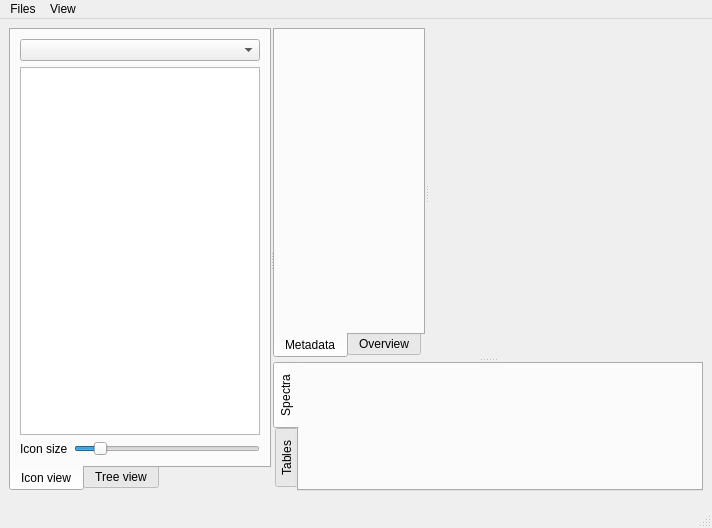
<?xml version="1.0" encoding="UTF-8"?>
<ui version="4.0">
 <class>MainWindow</class>
 <widget class="QMainWindow" name="MainWindow">
  <property name="geometry">
   <rect>
    <x>0</x>
    <y>0</y>
    <width>712</width>
    <height>528</height>
   </rect>
  </property>
  <property name="windowTitle">
   <string>MainWindow</string>
  </property>
  <widget class="QWidget" name="centralwidget">
   <layout class="QVBoxLayout" name="verticalLayout">
    <item>
     <widget class="QSplitter" name="splitter_5">
      <property name="midLineWidth">
       <number>1</number>
      </property>
      <property name="orientation">
       <enum>Qt::Horizontal</enum>
      </property>
      <property name="handleWidth">
       <number>2</number>
      </property>
      <widget class="QTabWidget" name="tabWidget">
       <property name="sizePolicy">
        <sizepolicy hsizetype="Expanding" vsizetype="Expanding">
         <horstretch>1</horstretch>
         <verstretch>0</verstretch>
        </sizepolicy>
       </property>
       <property name="tabPosition">
        <enum>QTabWidget::South</enum>
       </property>
       <property name="tabShape">
        <enum>QTabWidget::Rounded</enum>
       </property>
       <property name="currentIndex">
        <number>0</number>
       </property>
       <property name="iconSize">
        <size>
         <width>32</width>
         <height>32</height>
        </size>
       </property>
       <widget class="QWidget" name="tab_3">
        <attribute name="title">
         <string>Icon view</string>
        </attribute>
        <layout class="QGridLayout" name="gridLayout_3">
         <item row="0" column="0" colspan="2">
          <widget class="QComboBox" name="projectBox"/>
         </item>
         <item row="1" column="0" colspan="2">
          <widget class="QListView" name="sampleView">
           <property name="editTriggers">
            <set>QAbstractItemView::NoEditTriggers</set>
           </property>
           <property name="showDropIndicator" stdset="0">
            <bool>false</bool>
           </property>
           <property name="dragDropMode">
            <enum>QAbstractItemView::DragDrop</enum>
           </property>
           <property name="iconSize">
            <size>
             <width>64</width>
             <height>64</height>
            </size>
           </property>
           <property name="resizeMode">
            <enum>QListView::Adjust</enum>
           </property>
           <property name="viewMode">
            <enum>QListView::IconMode</enum>
           </property>
          </widget>
         </item>
         <item row="2" column="0">
          <widget class="QLabel" name="label">
           <property name="text">
            <string>Icon size</string>
           </property>
          </widget>
         </item>
         <item row="2" column="1">
          <widget class="QSlider" name="sampleViewSlider">
           <property name="minimum">
            <number>32</number>
           </property>
           <property name="maximum">
            <number>320</number>
           </property>
           <property name="singleStep">
            <number>32</number>
           </property>
           <property name="pageStep">
            <number>64</number>
           </property>
           <property name="value">
            <number>64</number>
           </property>
           <property name="orientation">
            <enum>Qt::Horizontal</enum>
           </property>
          </widget>
         </item>
        </layout>
       </widget>
       <widget class="QWidget" name="tab_4">
        <attribute name="title">
         <string>Tree view</string>
        </attribute>
        <layout class="QGridLayout" name="gridLayout_2">
         <item row="0" column="0" colspan="2">
          <widget class="QTreeView" name="treeSampleView"/>
         </item>
         <item row="1" column="0">
          <widget class="QLabel" name="label_2">
           <property name="text">
            <string>Icon size</string>
           </property>
          </widget>
         </item>
         <item row="1" column="1">
          <widget class="QSlider" name="treeSampleViewSlider">
           <property name="minimum">
            <number>32</number>
           </property>
           <property name="maximum">
            <number>320</number>
           </property>
           <property name="singleStep">
            <number>32</number>
           </property>
           <property name="pageStep">
            <number>64</number>
           </property>
           <property name="value">
            <number>32</number>
           </property>
           <property name="orientation">
            <enum>Qt::Horizontal</enum>
           </property>
          </widget>
         </item>
        </layout>
       </widget>
      </widget>
      <widget class="QSplitter" name="splitter_4">
       <property name="sizePolicy">
        <sizepolicy hsizetype="Expanding" vsizetype="Expanding">
         <horstretch>3</horstretch>
         <verstretch>0</verstretch>
        </sizepolicy>
       </property>
       <property name="orientation">
        <enum>Qt::Vertical</enum>
       </property>
       <widget class="QSplitter" name="splitter_3">
        <property name="sizePolicy">
         <sizepolicy hsizetype="Expanding" vsizetype="Expanding">
          <horstretch>1</horstretch>
          <verstretch>2</verstretch>
         </sizepolicy>
        </property>
        <property name="orientation">
         <enum>Qt::Horizontal</enum>
        </property>
        <widget class="QTabWidget" name="Overview">
         <property name="enabled">
          <bool>true</bool>
         </property>
         <property name="sizePolicy">
          <sizepolicy hsizetype="Expanding" vsizetype="Expanding">
           <horstretch>0</horstretch>
           <verstretch>1</verstretch>
          </sizepolicy>
         </property>
         <property name="tabPosition">
          <enum>QTabWidget::South</enum>
         </property>
         <property name="currentIndex">
          <number>0</number>
         </property>
         <widget class="QWidget" name="metadataTab">
          <attribute name="title">
           <string>Metadata</string>
          </attribute>
         </widget>
         <widget class="QWidget" name="overviewTab">
          <attribute name="title">
           <string>Overview</string>
          </attribute>
         </widget>
        </widget>
        <widget class="QWidget" name="imagePlace" native="true">
         <property name="sizePolicy">
          <sizepolicy hsizetype="Expanding" vsizetype="Expanding">
           <horstretch>1</horstretch>
           <verstretch>2</verstretch>
          </sizepolicy>
         </property>
        </widget>
       </widget>
       <widget class="QTabWidget" name="spectra">
        <property name="sizePolicy">
         <sizepolicy hsizetype="Expanding" vsizetype="Expanding">
          <horstretch>0</horstretch>
          <verstretch>0</verstretch>
         </sizepolicy>
        </property>
        <property name="tabPosition">
         <enum>QTabWidget::West</enum>
        </property>
        <property name="currentIndex">
         <number>0</number>
        </property>
        <widget class="QWidget" name="spectraTab">
         <attribute name="title">
          <string>Spectra</string>
         </attribute>
        </widget>
        <widget class="QWidget" name="tablesTab">
         <property name="enabled">
          <bool>false</bool>
         </property>
         <attribute name="title">
          <string>Tables</string>
         </attribute>
        </widget>
       </widget>
      </widget>
     </widget>
    </item>
    <item>
     <widget class="QSplitter" name="splitter_2">
      <property name="orientation">
       <enum>Qt::Vertical</enum>
      </property>
      <widget class="QSplitter" name="splitter">
       <property name="orientation">
        <enum>Qt::Horizontal</enum>
       </property>
      </widget>
     </widget>
    </item>
   </layout>
  </widget>
  <widget class="QMenuBar" name="menubar">
   <property name="geometry">
    <rect>
     <x>0</x>
     <y>0</y>
     <width>712</width>
     <height>30</height>
    </rect>
   </property>
   <widget class="QMenu" name="menuFiles">
    <property name="title">
     <string>Files</string>
    </property>
    <addaction name="actionLoad"/>
    <addaction name="actionClose_all_project"/>
    <addaction name="separator"/>
    <addaction name="actionQuit"/>
   </widget>
   <widget class="QMenu" name="menuSettings">
    <property name="title">
     <string>View</string>
    </property>
   </widget>
   <addaction name="menuFiles"/>
   <addaction name="menuSettings"/>
  </widget>
  <widget class="QStatusBar" name="statusbar"/>
  <action name="actionLoad">
   <property name="text">
    <string>Load</string>
   </property>
  </action>
  <action name="actionClose_all_project">
   <property name="text">
    <string>Close all project</string>
   </property>
  </action>
  <action name="actionQuit">
   <property name="text">
    <string>quit</string>
   </property>
   <property name="shortcut">
    <string>Ctrl+Q</string>
   </property>
  </action>
 </widget>
 <resources/>
 <connections>
  <connection>
   <sender>actionQuit</sender>
   <signal>triggered()</signal>
   <receiver>MainWindow</receiver>
   <slot>close()</slot>
   <hints>
    <hint type="sourcelabel">
     <x>-1</x>
     <y>-1</y>
    </hint>
    <hint type="destinationlabel">
     <x>355</x>
     <y>263</y>
    </hint>
   </hints>
  </connection>
 </connections>
</ui>
